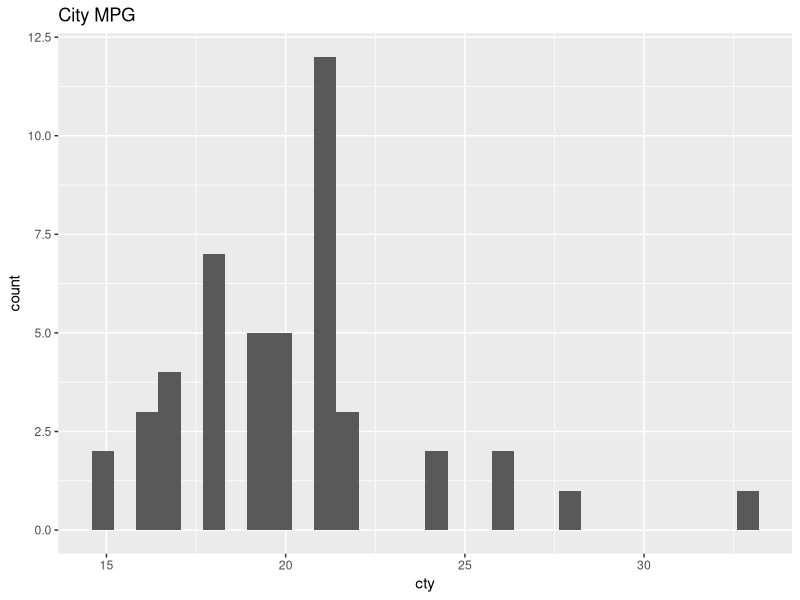

Reproduce this figure in R.
## ---- chunk 1
library(ggplot2)
library(tidyverse)


## ---- chunk 2
#practice using filter verb
mpg[mpg$class == "compact",] = mpg %>% filter(class=="compact")

#doing the same above, but with histogram
mpg %>% filter(class=="compact") %>% ggplot(aes(x=cty)) + geom_histogram() + ggtitle("City MPG")

#filtering for cars with hwy above 26
mpg %>% filter(hwy >= 26)

#filtering using and, or, not operators
mpg %>% filter(class=="2seater" &  cty > 15) #using the & operator

mpg %>% filter(class=="midsize" & (cty > 17 | hwy > 20)) #using & and |

mpg %>% filter(class=="minivan" | class=="compact" & (manufacturer != "audi" )) #using | and & and != 
unique(mpg$class)
## ---- chunk 3
#missing values in R are recorded as NA
4 + NA
1 > NA

x = NA
is.na(x)

age = c(22,21,NA,24,19,20,23)
yrs_math_ed = c(4,5,NA,2,5,3,5)
names = c("Mary","Martha","Rosy","Kim","Kristen","Amy","Sam")
subject = c("English","Math",NA,"Sociology","Math","Music","Dance")
df = data.frame(Age = age, Years = yrs_math_ed,Name = names, Major = subject)
df

#checking for null values
is.na(df$Name)
is.na(df$Age)


#keeping only complete records
df %>% filter(!is.na(Years))


